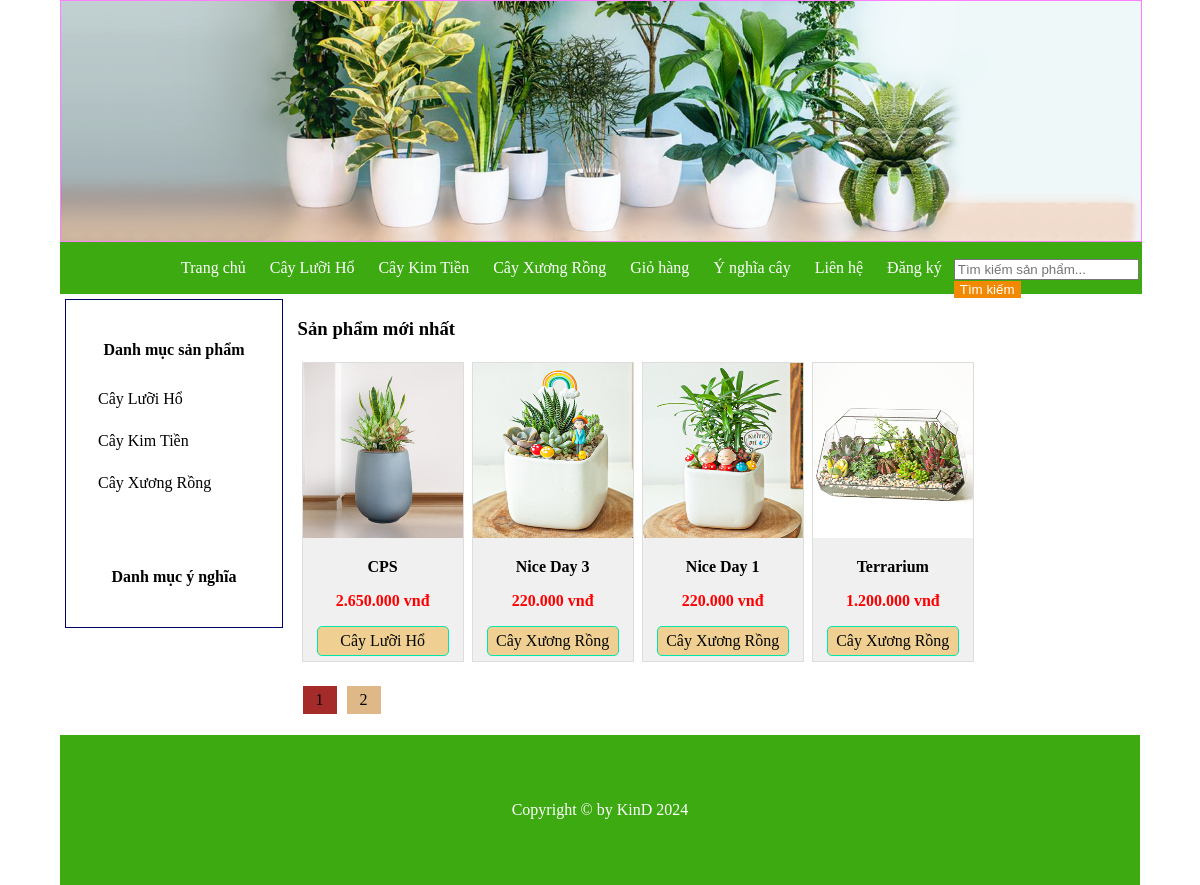
Before: / with the older database file.
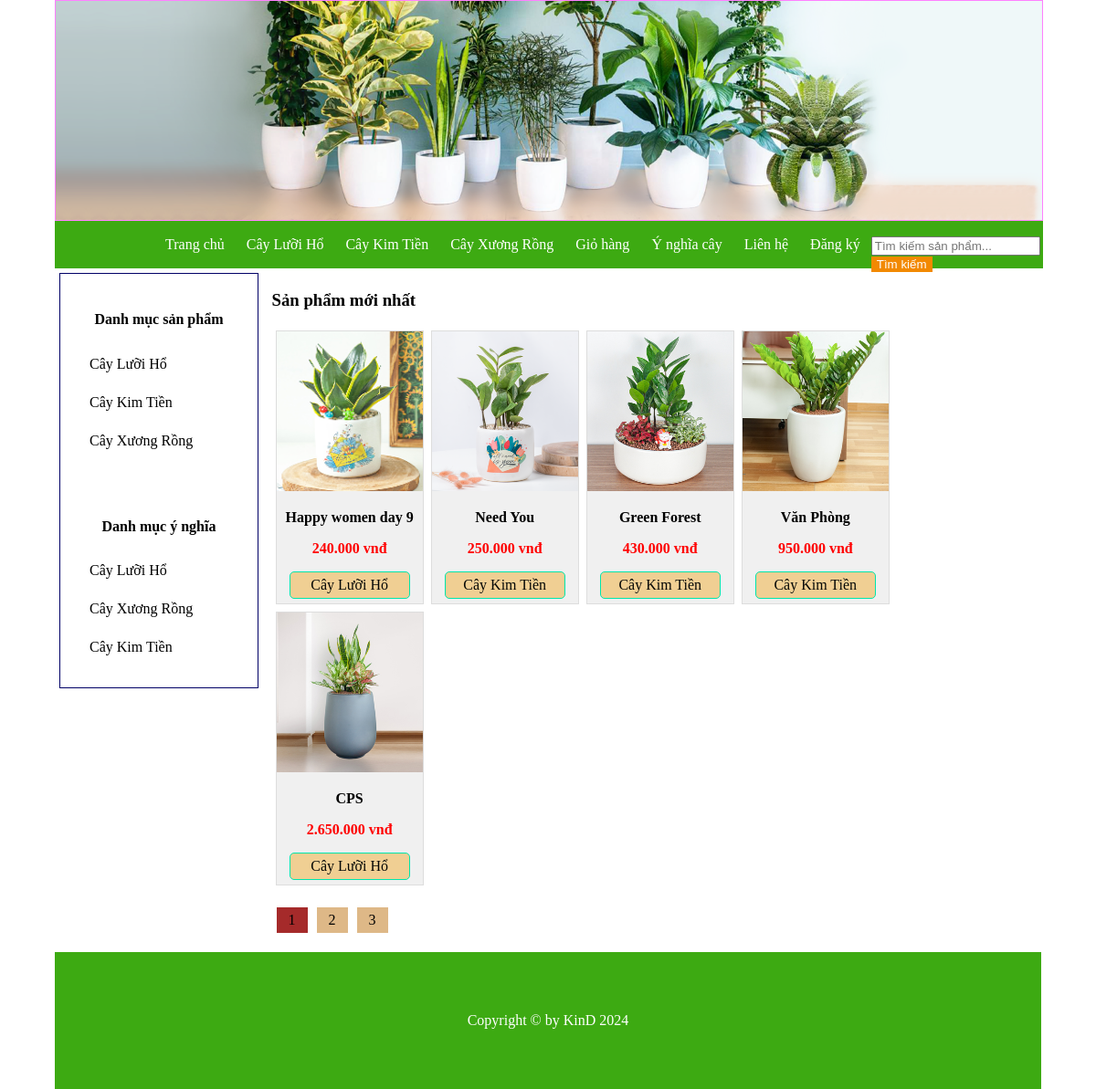
After: the same page with the newer database file.
### tables this page shows
CREATE TABLE `tbl_danhmuc` (
  `id_danhmuc` int(11) NOT NULL,
  `tendanhmuc` varchar(100) NOT NULL,
  `thutu` int(11) NOT NULL
);

CREATE TABLE `tbl_sanpham` (
  `id_sanpham` int(11) NOT NULL,
  `tensanpham` varchar(250) NOT NULL,
  `masp` varchar(100) NOT NULL,
  `giasp` varchar(50) NOT NULL,
  `soluong` int(11) NOT NULL,
  `hinhanh` varchar(50) NOT NULL,
  `tomtat` tinytext NOT NULL,
  `noidung` text NOT NULL,
  `tinhtrang` int(11) NOT NULL,
  `id_danhmuc` int(11) NOT NULL
);

CREATE TABLE `tbl_danhmucbaiviet` (
  `id_baiviet` int(11) NOT NULL,
  `tendanhmuc_baiviet` varchar(250) NOT NULL,
  `thutu` int(11) NOT NULL
);

### pages/main/index.php (the view, shortened to what this page needs)
<?php
    if(isset($_GET['trang'])){
        $page = $_GET['trang'];
    }else{
        $page = 1;
    }
    if($page == '' || $page == 1){
        $begin = 0;
    } else{
        $begin = ($page * 5) - 5;
    }
    $sql_pro =
    "SELECT * FROM tbl_sanpham,tbl_danhmuc
    WHERE tbl_sanpham.id_danhmuc=tbl_danhmuc.id_danhmuc
    ORDER BY tbl_sanpham.id_sanpham DESC LIMIT $begin,5";
    $query_pro = mysqli_query($mysqli,$sql_pro);
?>
<h3>Sản phẩm mới nhất</h3>
<ul class="product_list">
    <?php
        while($row = mysqli_fetch_array($query_pro)){
    ?>
    <li>
        <a href="index.php?quanly=sanpham&id=<?php echo $row['id_sanpham'] ?>">
            <img src="admincp/modules/quanlysp/uploads/<?php echo $row['hinhanh'] ?>" alt="">
            <p class="title_product"><?php echo $row['tensanpham'] ?></p>
            <p class="price_product"><?php echo number_format($row['giasp'],0,',','.')." vnđ" ?></p>
            <p class="cate_product"><?php echo $row['tendanhmuc'] ?> </p>
        </a>
    </li>
    <?php
        }
    ?>
</ul>
<?php
    $sql_trang = mysqli_query($mysqli, "SELECT * FROM tbl_sanpham");
    $row_count = mysqli_num_rows($sql_trang);
    $trang = ceil($row_count/5)+1;
?>
<ul class="list_trang">
    <?php
        for($i=1;$i<=$trang;$i++){
    ?>
    <li <?php if($i==$page){echo 'style="background: brown;"';}else{echo '';} ?>>
        <a href="index.php?trang=<?php echo $i ?>">
            <?php echo $i ?>
        </a>
    </li>
    <?php
        }
    ?>
</ul>

### index.php (shortened to what this page needs)
<!DOCTYPE html>
<html lang="en">
<head>
    <link rel="stylesheet" href="https://cdnjs.cloudflare.com/ajax/libs/font-awesome/6.6.0/css/all.min.css">
    <link rel="stylesheet" href="css/styles.css">
</head>
<body>
    <div class="wrapper">
        <?php
            include("admincp/config/config.php");
            include("pages/header.php");
            include("./pages/menu.php");
            include("./pages/main.php");
            include("./pages/footer.php");
        ?>
    </div>
</body>
</html>

### pages/header.php
<div class="header">
</div>

### pages/menu.php (shortened to what this page needs)
<?php
    $sql_danhmuc = "SELECT * FROM tbl_danhmuc ORDER BY id_danhmuc DESC";
    $query_danhmuc = mysqli_query($mysqli,$sql_danhmuc);
?>
<div class="menu">
    <ul class="list_menu">
        <li><a href="index.php">Trang chủ</a></li>
        <?php
            while($row_danhmuc = mysqli_fetch_array($query_danhmuc)){
        ?>
        <li><a href="index.php?quanly=danhmucsanpham&id=<?php echo $row_danhmuc['id_danhmuc'] ?>">
                <?php echo $row_danhmuc['tendanhmuc'] ?>
            </a></li>
        <?php
            }
        ?>
        <li><a href="index.php?quanly=giohang&id=1">Giỏ hàng</a></li>
        <li><a href="index.php?quanly=tintuc&id=1">Ý nghĩa cây</a></li>
        <li><a href="index.php?quanly=lienhe&id=1">Liên hệ</a></li>
        <?php
            if(isset($_SESSION['dangky'])){
        ?>
        <li><a href="index.php?dangxuat=1">Đăng xuất</a></li>
        <li><a href="index.php?quanly=thaydoimatkhau">Đổi mật khẩu</a></li>
        <?php
            }else{
        ?>
        <li><a href="index.php?quanly=dangky">Đăng ký</a></li>
        <?php
        }
        ?>
    </ul>
    <p>
    <form action="index.php?quanly=timkiem" method="POST">
        <input type="text" placeholder="Tìm kiếm sản phẩm..." name="tukhoa">
        <input type="submit" class="btn-timkiem" name="timkiem" value="Tìm kiếm">
    </form>
    </p>
</div>

### pages/main.php
<div id="main">
    <?php include("sidebar/sidebar.php")  ?>
    <div class="maincontent">
        <?php
            if(isset($_GET['quanly'])){
                $tam = $_GET['quanly'];
            }else{
                $tam = '';
            }
            if($tam == 'danhmucsanpham'){
                include("main/danhmuc.php");
            } elseif($tam == 'giohang'){
                include("main/giohang.php");
            } elseif($tam == 'danhmucbaiviet'){
                include("main/danhmucbaiviet.php");
            } elseif($tam == 'baiviet'){
                include("main/baiviet.php");
            } elseif($tam == 'tintuc'){
                include("main/tintuc.php");
            } elseif($tam == 'lienhe'){
                include("main/lienhe.php");
            } elseif($tam == 'sanpham'){
                include("main/sanpham.php");
            }elseif($tam == 'dangky'){
                include("main/dangky.php");
            }elseif($tam == 'thanhtoan'){
                include("main/thanhtoan.php");
            }elseif($tam == 'dangnhap'){
                include("main/dangnhap.php");
            }elseif($tam == 'timkiem'){
                include("main/timkiem.php");
            }elseif($tam == 'camon'){
                include("main/camon.php");
            }elseif($tam == 'thaydoimatkhau'){
                include("main/thaydoimatkhau.php");
            }
            else {
                include("main/index.php");
            }
        ?>
    </div>
</div>

### pages/sidebar/sidebar.php
<div class="sidebar">
    <div class="sidebar_item">
        <h4 class="title_danhmucsanpham">Danh mục sản phẩm</h4>
        <ul class="list_sidebar">
            <?php
                $sql_danhmuc = "SELECT * FROM tbl_danhmuc ORDER BY id_danhmuc DESC";
                $query_danhmuc = mysqli_query($mysqli,$sql_danhmuc);
                while($row = mysqli_fetch_array($query_danhmuc)){
            ?>
            <li>
                <a href="index.php?quanly=danhmucsanpham&id=<?php echo $row['id_danhmuc'] ?>">
                    <?php echo $row['tendanhmuc'] ?>
                </a>
            </li>
            <?php
                }
            ?>
        </ul>
    </div>
    <div class="sidebar_item">
        <h4 class="title_danhmucbaiviet">Danh mục ý nghĩa</h4>
        <ul class="list_sidebar">
            <?php
                $sql_danhmuc_bv = "SELECT * FROM tbl_danhmucbaiviet ORDER BY id_baiviet DESC";
                $query_danhmuc_bv = mysqli_query($mysqli,$sql_danhmuc_bv);
                while($row = mysqli_fetch_array($query_danhmuc_bv)){
            ?>
            <li>
                <a href="index.php?quanly=danhmucbaiviet&id=<?php echo $row['id_baiviet'] ?>">
                    <?php echo $row['tendanhmuc_baiviet'] ?>
                </a>
            </li>
            <?php
                }
            ?>
        </ul>
    </div>
</div>

### pages/footer.php (shortened to what this page needs)
<div class="footer">
    <div class="info_footer">
        <p class="footer_copyright"> Copyright &copy; by KinD 2024</p>
    </div>
</div>

### css/styles.css (style rules this page uses)
body { margin: 0; padding: 0; }
.wrapper { height: auto; width: 90%; margin: 0 auto; }
.header { background-image: url("../images/banner.png"); background-repeat: no-repeat; background-position: bottom center; background-size: cover; border: 1px solid #ff80ff; height: 240px; width: 100%; }
.menu { border: 1px solid #3daa12; height: 50px; width: 100%; background: #3daa12; }
ul.list_menu { padding: 0; margin: 0; width: 80%; list-style: none; margin: 0 auto; line-height: 25px; }
ul.list_menu li { float: left; margin: 7px; padding: 5px; transition: 0.5s; }
ul.list_menu li a { text-decoration: none; text-align: center; color: white; }
.btn-timkiem { background-color: #f28902; color: white; border: none; }
#main { height: auto; width: 100%; }
.sidebar { border: 1px solid #000066; height: auto; width: 20%; float: left; margin-top: 5px; margin-left: 5px; }
.sidebar .sidebar_item { padding: 20px; text-align: center; }
ul.list_sidebar { padding: 0; margin: 0; width: 100%; list-style: none; margin: 0 auto; line-height: 25px; }
ul.list_sidebar li { margin: 7px; padding: 5px; transition: 0.5s ease-in-out; }
ul.list_sidebar li a { text-decoration: none; text-align: left; color: black; display: block; }
.maincontent { height: auto; width: 78%; float: right; margin-top: 5px; margin-left: 5px; }
ul.product_list { padding: 0; margin: 0; list-style: none; width: 100%; }
ul.product_list li { width: 19%; border: 1px solid #ddd; margin: 4px; float: left; background: #f0f0f0; height: auto; }
ul.product_list li a { text-decoration: none; }
ul.product_list li img { width: 100%; height: 175px; }
p.title_product { text-align: center; color: #000; font-size: 16px; font-weight: bold; }
p.price_product { text-align: center; color: red; font-size: 16px; font-weight: bold; }
p.cate_product { text-align: center; color: #040706; border: 1px solid #00e6ac; border-radius: 5px; background: rgb(240, 207, 147); padding: 5px; width: 75%; margin: 0 auto; margin-bottom: 5px; }
.footer { height: 150px; width: 100%; background: #3daa12; }
.footer .info_footer { line-height: 150px; }
p.footer_copyright { text-align: center; color: white; }

### pages/main/index.php (style rules this page uses)
ul.list_trang { padding: 0; margin: 0; list-style: none; margin-top: 15px; }
ul.list_trang li { float: left; margin: 5px; background-color: burlywood; display: block; padding: 5px 13px; }
ul.list_trang li a { text-align: center; color: #000; text-decoration: none; }

Changed rows visible on the page:
no longer on this page (row unchanged): tbl_sanpham: hinhanh (picture), tensanpham "Nice Day 3", giasp "220.000", id_danhmuc.tendanhmuc "Cây Xương Rồng"
no longer on this page (row unchanged): tbl_sanpham: hinhanh (picture), tensanpham "Nice Day 1", giasp "220.000", id_danhmuc.tendanhmuc "Cây Xương Rồng"
no longer on this page (row unchanged): tbl_sanpham: hinhanh (picture), tensanpham "Terrarium", giasp "1.200.000", id_danhmuc.tendanhmuc "Cây Xương Rồng"
added tbl_danhmucbaiviet: tendanhmuc_baiviet "Cây Lưỡi Hổ"
added tbl_danhmucbaiviet: tendanhmuc_baiviet "Cây Xương Rồng"
added tbl_danhmucbaiviet: tendanhmuc_baiviet "Cây Kim Tiền"
added tbl_sanpham: hinhanh (picture), tensanpham "Happy women day 9", giasp "240.000", id_danhmuc.tendanhmuc "Cây Lưỡi Hổ"
added tbl_sanpham: hinhanh (picture), tensanpham "Need You", giasp "250.000", id_danhmuc.tendanhmuc "Cây Kim Tiền"
added tbl_sanpham: hinhanh (picture), tensanpham "Green Forest", giasp "430.000", id_danhmuc.tendanhmuc "Cây Kim Tiền"
added tbl_sanpham: hinhanh (picture), tensanpham "Văn Phòng", giasp "950.000", id_danhmuc.tendanhmuc "Cây Kim Tiền"
Other visible differences:
new list line: "3"
